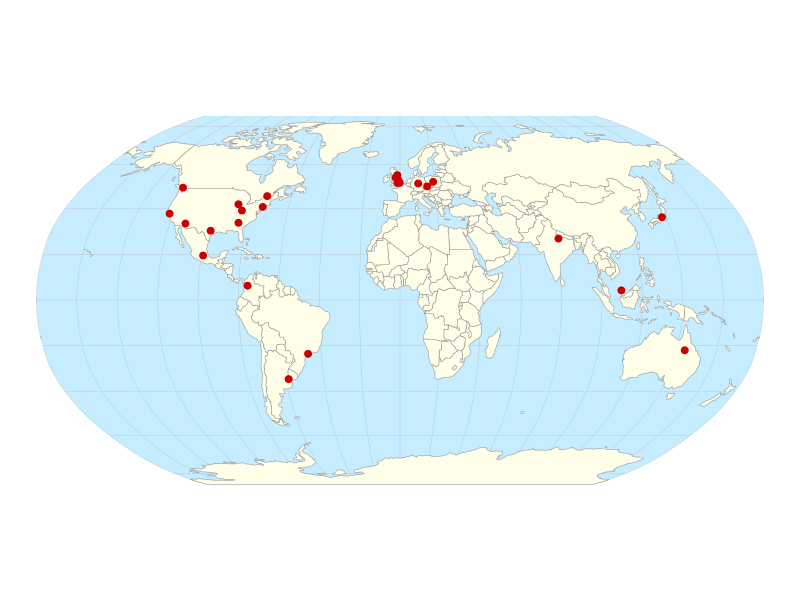
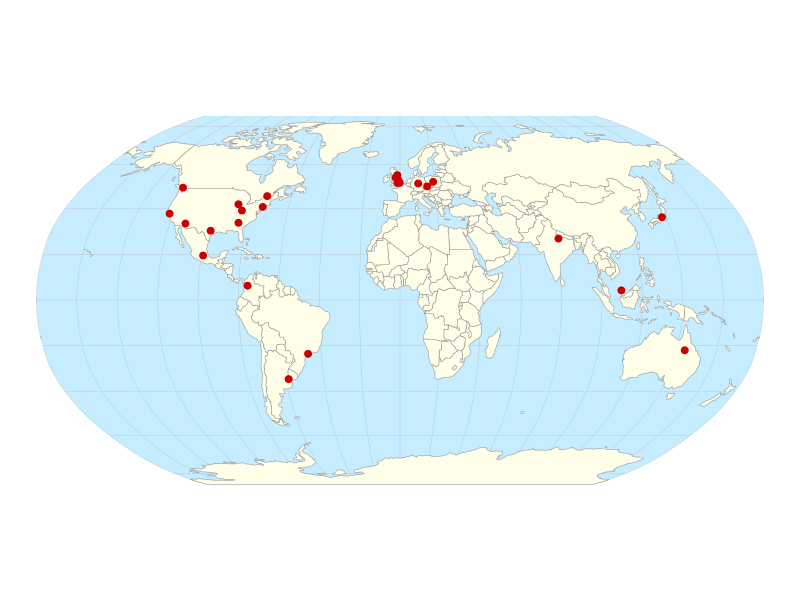

Source code (R) for these figures, in order:
# This script creates an image file of a map of the locations covered by each
# **crime** dataset in the package. This map is loaded in the README.Rmd file,
# but the image is created here to avoid this package having `ggplot2`,
# `rnaturalearth` and `tibble` as dependencies.

library(sf)
library(tidyverse)

# Use one crime/incident dataset per location; supporting datasets and other
# crime datasets from the same place share its marker. In particular, group
# the Bronx with New York City, Retiro with Buenos Aires, and Glenrose Heights
# with Atlanta. Each dataset name must match a dataset provided by the package.
# Approximate representative coordinates are sufficient for this world map;
# store them here to keep the figure reproducible without online geocoding.
dataset_coords <- tribble(
  ~dataset                       , ~locality                 , ~long   , ~lat   ,
  "aggravated_assaults"          , "Austin, USA"             ,  -97.74 ,  30.27 ,
  "nyc_shootings"                , "New York City, USA"      ,  -74.01 ,  40.71 ,
  "buenos_aires_robbery"         , "Buenos Aires, Argentina" ,  -58.38 , -34.60 ,
  "cdmx_car_jacking"             , "Mexico City, Mexico"     ,  -99.13 ,  19.43 ,
  "chicago_aggravated_assaults"  , "Chicago, USA"            ,  -87.63 ,  41.88 ,
  "cincinnati_burglary"          , "Cincinnati, USA"         ,  -84.51 ,  39.10 ,
  "czechia_collisions"           , "Czechia"                 ,   15.47 ,  49.82 ,
  "downtown_homicides"           , "Atlanta, USA"            ,  -84.39 ,  33.75 ,
  "germany_violence_counts"      , "Germany"                 ,   10.45 ,  51.17 ,
  "hungerford_shootings"         , "Hungerford, UK"          ,   -1.51 ,  51.42 ,
  "japan_violence_counts"        , "Japan"                   ,  138.25 ,  36.20 ,
  "lancashire_asb"               , "Lancashire, UK"          ,   -2.61 ,  53.88 ,
  "london_crimes"                , "London, UK"              ,   -0.13 ,  51.51 ,
  "malaysia_violence_counts"     , "Malaysia"                ,  109.70 ,   4.21 ,
  "medellin_homicides"           , "Medellin, Colombia"      ,  -75.58 ,   6.24 ,
  "montreal_mefait"              , "Montreal, Canada"        ,  -73.57 ,  45.50 ,
  "northants_burglary_counts"    , "Northamptonshire, UK"    ,   -0.90 ,  52.27 ,
  "northumbria_asb"              , "Northumbria, UK"         ,   -1.61 ,  55.00 ,
  "nottingham_burglary"          , "Nottingham, UK"          ,   -1.15 ,  52.95 ,
  "poland_property_crime_counts" , "Poland"                  ,   19.15 ,  51.92 ,
  "qld_stalking"                 , "Queensland, Australia"   ,  144.00 , -22.00 ,
  "san_francisco_robbery"        , "San Francisco, USA"      , -122.42 ,  37.77 ,
  "sao_paulo_homicides"          , "Sao Paulo, Brazil"       ,  -46.63 , -23.55 ,
  "tempe_opioid_calls"           , "Tempe, USA"              , -111.94 ,  33.43 ,
  "uttar_pradesh_murders"        , "Uttar Pradesh, India"    ,   80.95 ,  26.85 ,
  "vancouver_thefts"             , "Vancouver, Canada"       , -123.12 ,  49.28
) |>
  st_as_sf(coords = c("long", "lat"), crs = "EPSG:4326")

world <- rnaturalearth::countries110 |>
  st_as_sf() |>
  st_transform("ESRI:54030")

world_bg <- st_graticule() |>
  st_transform("ESRI:54030") |>
  st_convex_hull() |>
  summarise(geometry = st_union(geometry)) |>
  st_convex_hull()

ggplot() +
  geom_sf(data = world_bg, colour = NA, fill = "#C6ECFF") +
  geom_sf(data = st_graticule(), colour = "grey70", linewidth = 0.1) +
  geom_sf(data = world, colour = "grey60", fill = "#FEFEE9") +
  geom_sf(data = dataset_coords, colour = "#CC0000", size = 2) +
  theme_void()

ggsave("man/figures/dataset_coords.png", width = 6, height = 4, dpi = 150)
